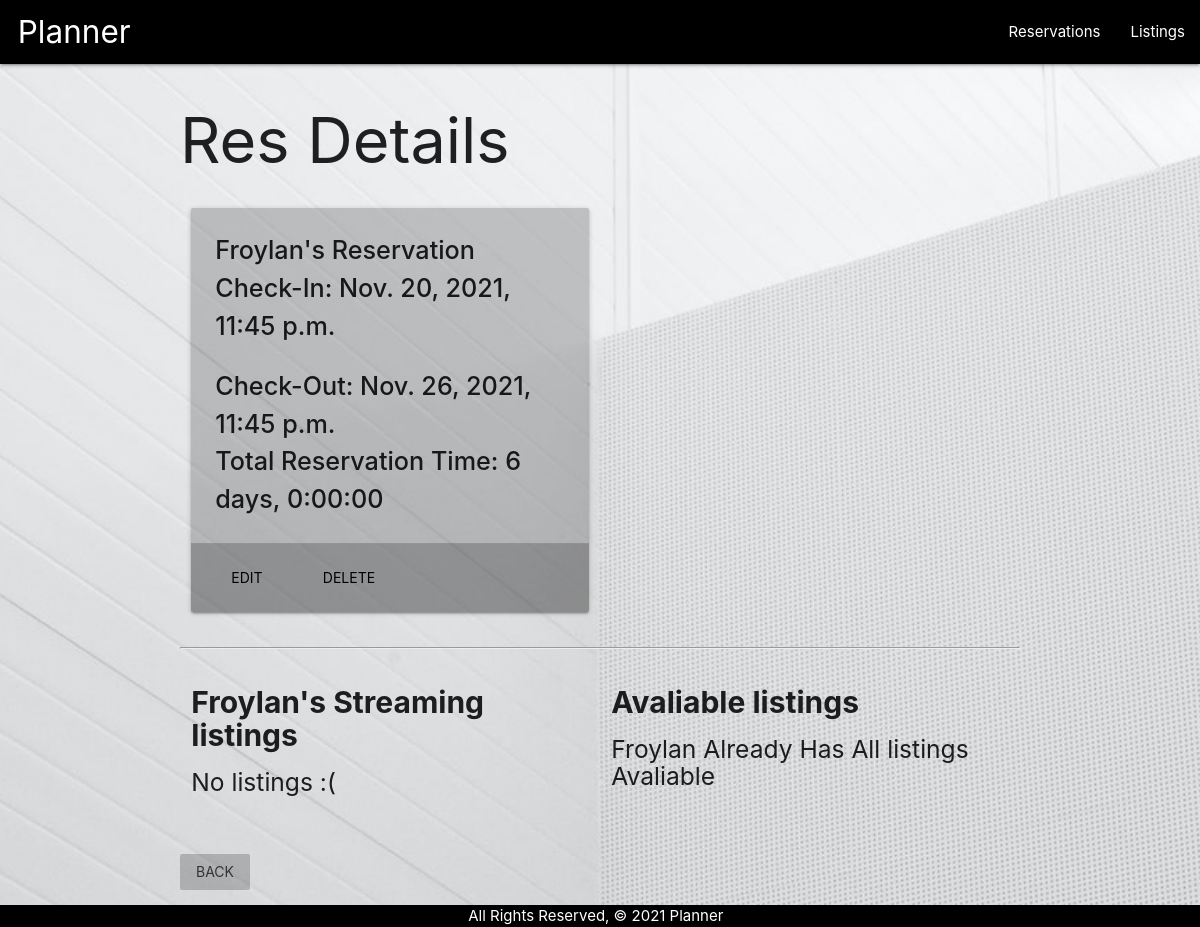
The page /reservations/13/ on the database its author committed.
### app/models.py (models this page shows, shortened)
class Reservation(models.Model):
    name = models.CharField(max_length=50)
    check_in = models.DateTimeField(default=datetime.now(), blank=True,)
    check_out = models.DateTimeField(default= datetime.now() + timedelta(days=1), blank=True)
    listing = models.ManyToManyField(Listing)
    def date_difference(self):
        if self.check_in:
            timediff = self.check_out - self.check_in
            return timediff

### app/views.py (the view)
# urls.py: path('reservations/<int:reservations_id>/', views.reservation_details, name='reservation_details'),
def reservation_details(request, reservations_id):
    reservation = Reservation.objects.get(id=reservations_id)
    listings_avaliable = Listing.objects.exclude(id__in = reservation.listing.all().values_list('id'))
    return render(request, 'reservations/detail.html', {
        'reservations': reservation,
        'listings': listings_avaliable
    })

### app/templates/reservations/detail.html (shortened to what this page needs)
{% extends 'base.html' %}
{% block content %}
<h1>Res Details</h1>
<div class="row">
    <div class="col s6">
        <div class="card">
            <div class="card-content">
                <span class="name">
                    {{reservations.name}}'s Reservation
                </span>
                <p>
                    <span class="name">Check-In: {{reservations.check_in}}</span>
                </p>
                <br />
                <p>
                    <span class="name">Check-Out: {{reservations.check_out}}</span
                </p>
                <br />
                <p>
                    <span class="name">Total Reservation Time: {{ reservations.date_difference }} </span>
                </p>
            </div>
            <div class="card-action">
                <a href="{% url 'reservation_update' reservations.id %}" class="waves-effect waves-light btn-flat">Edit</a>
                <a href="{% url 'reservation_delete' reservations.id %}" class="waves-effect waves-light btn-flat">Delete</a>
            </div>
        </div>
    </div>
</div>
<hr>
<div class="row">
    <div class="col s6">
        <h3>
            {{ reservations.name }}'s Streaming listings
        </h3>
        {% if reservations.listing.count %}
            {% for plat in reservations.listing.all %}
            <a href="{% url 'listing_details' plat.id %}" class="indexCards waves-effect waves-light">
            <div class="card">
                <div class="card-content">
                    <div class="card-title">
                        <span>{{ plat.name }}</span>
                    </div>
                    <div class="card-title">
                        <span>{{ plat.address }}, {{ plat.zipcode }}</span>
                    </div>
                    {% if plat.amenities %}
                        <div class="card-title">
                            <span>This listing has amenities!</span>
                        </div>
            {% endif %}
                </div>
                </a>
                <div class="card-action">
                    <form action="{% url 'unassoc_listing' reservations.id plat.id %}" method="post">
                        {% csrf_token %}
                        <button type="submit" class="btn-floating btn-medium waves-effect waves-light red">X</button>
                    </form>
                </div>
            </div>
            {% endfor %}
        {% else %}
            <h5>No listings :(</h5>
        {% endif %}
    </div>
    <div class="col s6">
        <h3>Avaliable listings</h3>
        {% if listings.count %}
            {% for plat in listings.all %}
                <a href="{% url 'listing_details' plat.id %}" class="indexCards waves-effect waves-light">
                <div class="card">
                    <div class="card-content">
                        <div class="card-title">
                            <span>{{ plat.name }}</span>
                        </div>
                        <div class="card-title">
                            <span>{{ plat.address }}, {{ plat.zipcode }}</span>
                        </div>
                        {% if plat.amenities %}
                            <div class="card-title">
                                <span>This listing has amenities!</span>
                            </div>
                        {% endif %}
                    </div>
                </a>
                    <div class="card-action">
                        <form action="{% url 'assoc_listing' reservations.id plat.id %}" method="post">
                            {% csrf_token %}
                            <button type="submit" class="btn-floating btn-medium waves-effect waves-light teal lighten-3 plus_sign">+</button>
                        </form>
                    </div>
                </div>
            {% endfor %}
        {% else %}
            <h5>{{reservations.name}} Already Has All listings Avaliable</h5>
        {% endif %}
    </div>
</div>
<a onClick="javascript:history.go(-1);" value=button class="waves-effect waves-light btn-flat card">Back</a>
{% endblock %}

### app/static/css/style.css (style rules this page uses)
body { display: flex; min-height: 100vh; flex-direction: column; background-image: url(../images/photo-1517816743773-6e0fd518b4a6.jpg); background-repeat: no-repeat; background-size: cover; background-position: top; background-color: black; }
.card { background-color: rgb(0 0 0 / 20%) }
.card .card-action a:not(.btn):not(.btn-large):not(.btn-small):not(.btn-large):not(.btn-floating) { color: black; }
.card-content span { font-size: 1.68rem; font-weight: 500; }
h3 { font-weight: bold; font-size: 2rem; }
a { color: white; }

### rows shown on the page
Reservation: name "Froylan", check_in "Nov. 20, 2021, 11:45 p.m.", check_out "Nov. 26, 2021, 11:45 p.m.", date_difference "6 days, 0:00:00"
